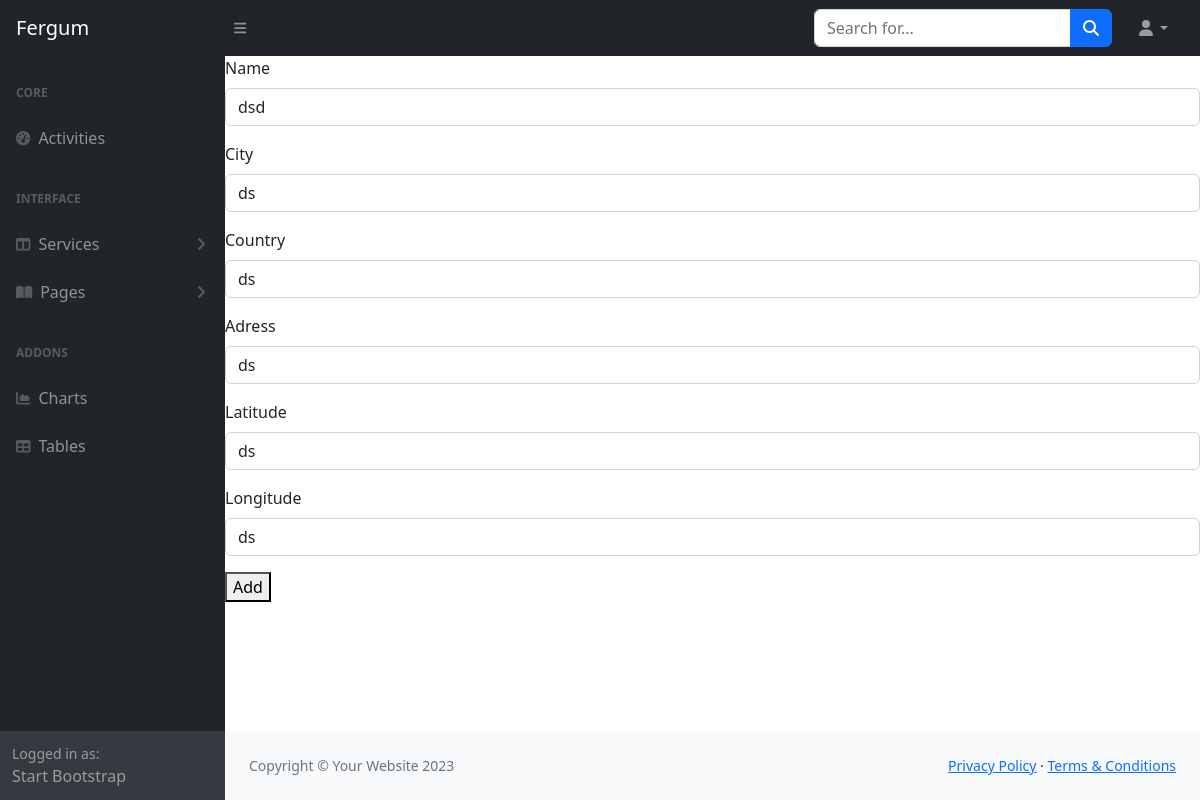
The page /update-property/79ab323afb944aa8a64bb7960aa32c4e/ (signed in) on the database its author committed.
### properties/models.py (models this page shows, shortened)
class Property(models.Model):
    id = models.UUIDField(
        primary_key=True, default=uuid.uuid4, editable=False)
    owner = models.ForeignKey(
        Profile, null=True, blank=True, on_delete=models.CASCADE)
    name = models.CharField(max_length=200, blank=True, null=True)
    city = models.CharField(max_length=200, blank=True, null=True)
    country = models.CharField(max_length=200, blank=True, null=True)
    adress = models.CharField(max_length=200, blank=True, null=True)
    latitude = models.CharField(max_length=200, blank=True, null=True)
    longitude = models.CharField(max_length=200, blank=True, null=True)

### properties/views.py (the view)
@login_required(login_url='login')
def updateProperty(request, pk):
    profile = request.user.profile
    property = profile.property_set.get(id=pk)
    form = PropertyForm(instance=property)
    if request.method == 'POST':
        form = PropertyForm(request.POST, request.FILES, instance=property)
        if form.is_valid():
            form.save()
            return redirect('profile')
    context = {'form': form}
    return render(request, 'properties/property_form.html', context)

### properties/forms.py
class PropertyForm(ModelForm):
    class Meta:
        model = Property
        fields = '__all__'
        exclude = ['owner']
    def __init__(self, *args, **kwargs):
        super(PropertyForm, self).__init__(*args, **kwargs)
        for name, field in self.fields.items():
            field.widget.attrs.update({'class': 'input'})

### properties/templates/properties/property_form.html (shortened to what this page needs)
{% extends "main.html" %} {% load crispy_forms_tags %} {% block content %}
<form method="post" enctype="multipart/form-data">
  {% csrf_token %} {{ form|crispy }}
  <button type="submit">Add</button>
  <form>{% endblock content %}</form>

### rows shown on the page
Property: name "dsd", city "ds", country "ds", adress "ds", latitude "ds", longitude "ds"
